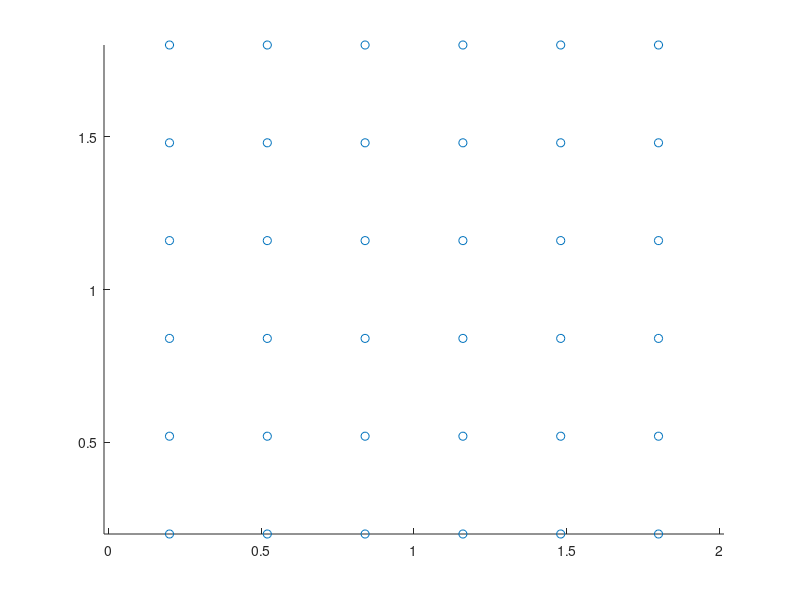

MATLAB code for this plot: (Note: this script raises an error after producing the figure.)
%% 初始终态位置
% 四维，后两个维度是角度，分别用ab表示，需要满足模为1
l=0.1;% 小车的长度
Rmin=0.15;% 最小转弯半径
quiet=1;
x=repmat(0.2:0.32:1.8,1,6);
y=repmat(0.2:0.32:1.8,6,1);y=y(:)';
a=zeros(1,length(x));
b=ones(1,length(x));

pos_0=[x;y;a;b];
%clf;
hold on ;axis equal
plot(pos_0(1,:),pos_0(2,:),'o')
warning('off')
for ii=1:length(pos_0)
    arrow([pos_0(1,ii) pos_0(2,ii)] ,[pos_0(1,ii)+l*pos_0(3,ii) pos_0(2,ii)+l*pos_0(4,ii)],'Length',8)
end
warning('on')

load('pos_1_S.mat')
load('pos_1_H.mat')

pos_1=[pos_1_S pos_1_H];
plot(pos_1(1,:),pos_1(2,:),'o')
warning('off')
for ii=1:length(pos_1)
    arrow([pos_1(1,ii) pos_1(2,ii)] ,[pos_1(1,ii)+l*pos_1(3,ii) pos_1(2,ii)+l*pos_1(4,ii)],'Length',8)
end
warning('on')

%% 配对
dis=zeros(length(pos_0),length(pos_1));
path_cell=cell(length(pos_0),length(pos_1));
pos_0_th=[pos_0(1,:);pos_0(2,:);atan(pos_0(4,:)./pos_0(3,:))];
pos_1_th=[pos_1(1,:);pos_1(2,:);atan(pos_1(4,:)./pos_1(3,:))-(pos_1(3,:)<0)*pi];
Thre1=0.5;

reedsConnObj = reedsSheppConnection('MinTurningRadius',0.15);
for ii=1:length(pos_0)
    for jj=1:length(pos_1)

        startPose = pos_0_th(:,ii)';
        goalPose =  pos_1_th(:,jj)';
        [pathSegObj,pathCosts] = connect(reedsConnObj,startPose,goalPose);
        poses = interpolate(pathSegObj{1},0:0.001:pathCosts);
        %show(pathSegObj{1})
        %path=dubins_curve(pos_0_th(:,ii),pos_1_th(:,jj),Rmin,quiet);
        dis(ii,jj)=pathCosts;
        path_cell{ii,jj}=poses;
    end
end

var1=(dis-mean(mean(dis))).^2;
alpha=0.5;

% [i, j] = linear_sum_assignment((1-alpha)*dis+alpha*var1);
[i, j] = linear_sum_assignment(dis);

Car_for_Goal = i;
Goal_of_Car = j;
for ii = 1:36
    Goal_of_Car(ii) = find(Car_for_Goal==ii);
end
%%
clf;
hold on;axis equal
plot(pos_0(1,:),pos_0(2,:),'o');
plot(pos_1(1,:),pos_1(2,:),'o');
warning('off')
% for ii=1:length(pos_1)
%     x1=pos_1(1,ii)-l*pos_1(3,ii)/2;x2=pos_1(1,ii)+l*pos_1(3,ii)/2;
%     y1=pos_1(2,ii)-l*pos_1(4,ii)/2;y2=pos_1(2,ii)+l*pos_1(4,ii)/2;
%     arrow([x1 y1] ,[x2 y2],'Length',8)
% end
warning('on')
for ii=1:length(pos_1)
    path=path_cell{i(ii),ii};
    plot(path(:,1),path(:,2),'color',[0.3,0.3,0.3])
    text(pos_0(1,ii),pos_0(2,ii),sprintf('%d',ii),'color',[0.5,0.5,0.5])
    text(pos_1(1,ii),pos_1(2,ii),sprintf('%d',ii),'color',[0.1,0.1,0.1])
end
axis([0 2 0 2]);grid on
%%
% pos_0(3:4,:)=pos_0(3:4,:)/10;
% pos_1(3:4,:)=pos_1(3:4,:)/10;

dt=0.1;vmax=0.1;    %折合0.1m/s
a=0.1;              % 控制小车行驶在线上
err=0.05;           %具有5%的误差
act=cell(1,3);      %储存命令
path_ds = 0.001;    %路径数组的间隔长度0.001m
%Th1=0.03;Th2=0.01;
t=0;
%realpos_cell=cell(1,length(pos_0));
offset = zeros(36,2);
target_pois = cell(1,4);
act_count = 1;
arw=zeros(36,2);
arw_list=cell(36,1);
while 1
    % get cars' states and deviation from path
    if t == 0
        pos_realtime = pos_0(1:2,:)';
    else
        p.Marker = '.';
        p.Color = [0.5 0.8 0.5];
        for ii=1:length(pos_0)
            arw_list{ii}.delete;
        end
        %pos_realtime = realpos_cell{end};
    end

    idealLength = vmax*t;
    for ii=1:length(pos_0)
        for jj = 1:4  %存一下小车们理论上到未来四个dt的点

            idx = round( min(idealLength+(jj-1)*dt*vmax,dis(ii,Goal_of_Car(ii))) /path_ds)+1;
            path_poi=path_cell{ii,Goal_of_Car(ii)}(idx,1:2);% 最优路径上的点
            target_pois{jj}(ii,:) = path_poi;
            if jj == 1
                arw(ii,1) = cos(path_cell{ii,Goal_of_Car(ii)}(idx,3));
                arw(ii,2) = sin(path_cell{ii,Goal_of_Car(ii)}(idx,3));
            end
        end

        offset(ii,1:2)=target_pois{1}(ii,:)-pos_realtime(ii,:);% 当前偏移路线的程度
    end

    % set and send act command from controller
    if mod(round(t/dt),3)==0
        for ii = 1:3
            act{ii}=target_pois{ii+1}-target_pois{ii}+0.3*offset;
        end
        act_count = 1;
    end

    % update cars' states
    r = sqrt(rand(36,1));
    theta = rand(36,1)*2*pi;
    errVec = [r.*cos(theta),r.*sin(theta)];
    errVec = err*vecnorm(act{act_count},2,2).*errVec;
    %plot(errVec(:,1),errVec(:,2),'o');


    dpos=act{act_count}+errVec;% 位移
    %     dposlen=vecnorm(dpos,2,2);
    %     for ii =1:length(dposlen)
    %         if dposlen>vmax*dt*0.01
    %             arw(ii,:)=normalize(dpos(ii,:),'norm');
    %         end
    %     end

    pos_realtime = pos_realtime+dpos;
    act_count = act_count+1;

    % update figure
    axis equal;axis([0 2 0 2]);
    p = plot(pos_realtime(:,1),pos_realtime(:,2),'o','color','k');
    warning off
    for ii=1:length(pos_0)
        x1=pos_realtime(ii,1)-l*arw(ii,1)/2;x2=pos_realtime(ii,1)+l*arw(ii,1)/2;
        y1=pos_realtime(ii,2)-l*arw(ii,2)/2;y2=pos_realtime(ii,2)+l*arw(ii,2)/2;
        arw_list{ii}= arrow([x1 y1] ,[x2 y2],'Length',8);
    end
    warning on
    drawnow
    pause(dt)
    disp(t)
    t=t+dt;

    if mod(round(t/dt),10)==0
        saveas(gcf,['./graph1/' num2str(t) '.jpg']);
    end

    %break
    if abs(sum(sum(pos_realtime-pos_1(1:2,:)')))<0.01
        disp(t)
        break
    end
end